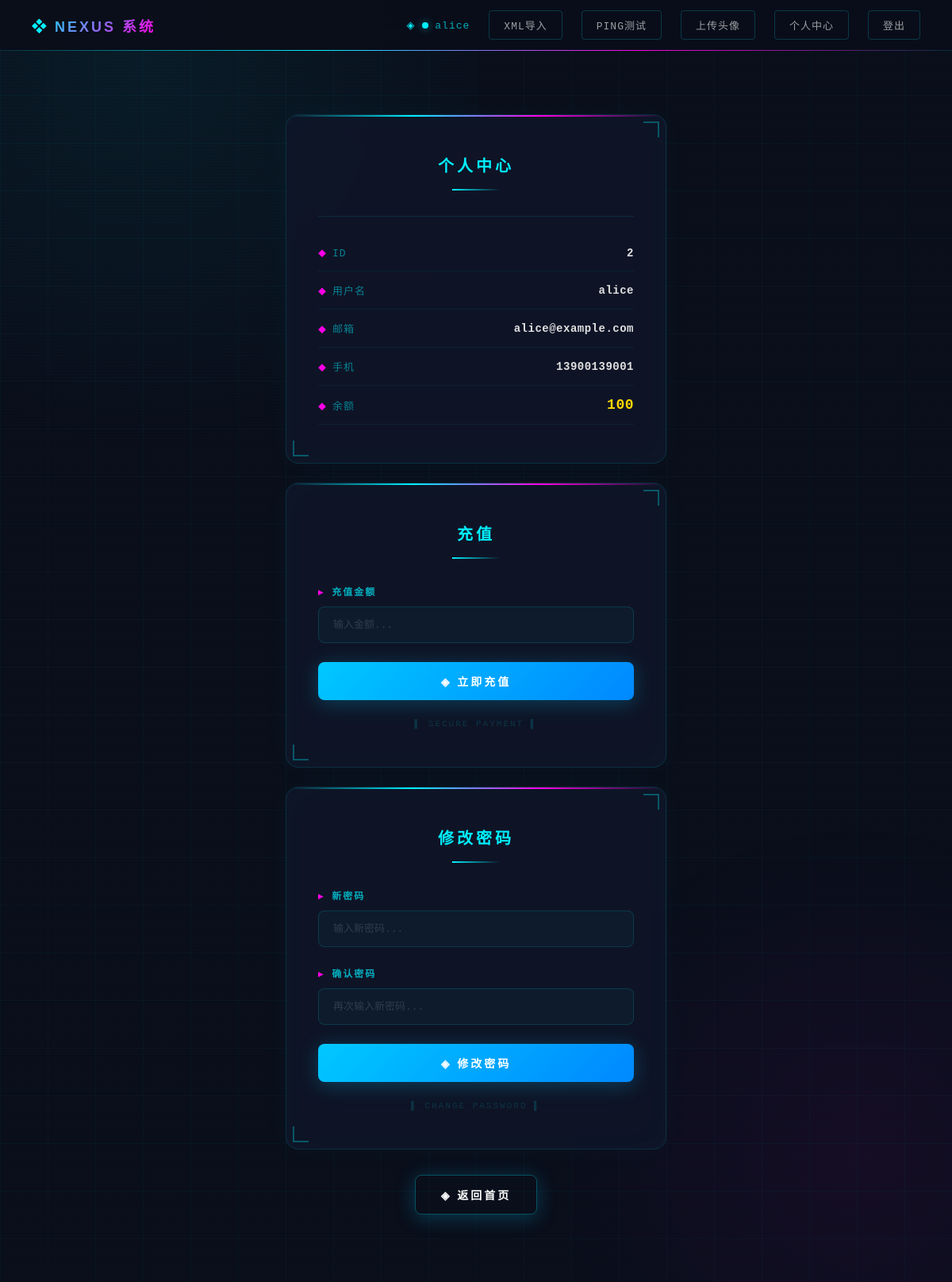
Screenshot of /profile (signed in) with the database file from the repository.
### tables this page shows
CREATE TABLE users (id INTEGER PRIMARY KEY AUTOINCREMENT, username TEXT UNIQUE, password TEXT, email TEXT, phone TEXT, balance INTEGER DEFAULT 0);

### app.py (the view)
@app.route("/profile")
def profile():
    if "username" not in session:
        return redirect("/login")
    username = session.get("username")
    user_data = _get_user_data(username)
    return render_template("profile.html", user=user_data)

### app.py (called while the page is built)
@app.after_request
def add_security_headers(response):
    response.headers["X-Content-Type-Options"] = "nosniff"
    response.headers["X-Frame-Options"] = "DENY"
    response.headers["X-XSS-Protection"] = "1; mode=block"
    response.headers["Content-Security-Policy"] = "default-src 'self'; style-src 'self' 'unsafe-inline'; img-src 'self' data:;"
    response.headers["Referrer-Policy"] = "strict-origin-when-cross-origin"
    return response

@app.before_request
def ensure_csrf_token():
    if 'csrf_token' not in session:
        session['csrf_token'] = secrets.token_hex(16)

def _get_user_data(username):
    if not username:
        return None
    conn = sqlite3.connect(DB_PATH)
    c = conn.cursor()
    c.execute("SELECT id, username, email, phone, balance FROM users WHERE username=?", (username,))
    row = c.fetchone()
    conn.close()
    if row:
        return {
            "id": row[0],
            "username": row[1],
            "email": row[2],
            "phone": row[3],
            "balance": row[4]
        }
    return None

### templates/profile.html (shortened to what this page needs)
{% extends "base.html" %}
{% block content %}
    {% if user %}
        <div class="card">
            <div class="corner-bot-left"></div>
            <h2 class="card-title">个人中心</h2>
            <div class="user-info">
                <div class="info-item">
                    <span class="info-label">ID</span>
                    <span class="info-value">{{ user.id }}</span>
                </div>
                <div class="info-item">
                    <span class="info-label">用户名</span>
                    <span class="info-value">{{ user.username }}</span>
                </div>
                <div class="info-item">
                    <span class="info-label">邮箱</span>
                    <span class="info-value">{{ user.email }}</span>
                </div>
                <div class="info-item">
                    <span class="info-label">手机</span>
                    <span class="info-value">{{ user.phone }}</span>
                </div>
                <div class="info-item">
                    <span class="info-label">余额</span>
                    <span class="info-value" style="color:#ffd700;font-size:18px;">{{ user.balance }}</span>
                </div>
            </div>
        </div>
        <div class="card">
            <div class="corner-bot-left"></div>
            <h2 class="card-title">充值</h2>
            <form method="POST" action="/recharge" class="form">
                <div class="form-group">
                    <label for="amount">充值金额</label>
                    <input type="number" id="amount" name="amount" class="form-input" placeholder="输入金额..." min="1" required>
                </div>
                <button type="submit" class="btn btn-primary btn-block">◈ 立即充值</button>
            </form>
            <div class="terminal-line">
                <span class="blink">▌</span> SECURE PAYMENT <span class="blink">▌</span>
            </div>
        </div>
        <div class="card">
            <div class="corner-bot-left"></div>
            <h2 class="card-title">修改密码</h2>
            <form method="POST" action="/change-password" class="form">
                <div class="form-group">
                    <label for="new_password">新密码</label>
                    <input type="password" id="new_password" name="new_password" class="form-input" placeholder="输入新密码..." required>
                </div>
                <div class="form-group">
                    <label for="confirm_password">确认密码</label>
                    <input type="password" id="confirm_password" name="confirm_password" class="form-input" placeholder="再次输入新密码..." required>
                </div>
                <button type="submit" class="btn btn-primary btn-block">◈ 修改密码</button>
            </form>
            <div class="terminal-line">
                <span class="blink">▌</span> CHANGE PASSWORD <span class="blink">▌</span>
            </div>
        </div>
        <div class="card-actions">
            <a href="/" class="btn btn-primary" style="background:transparent;border:1px solid rgba(0,240,255,0.3);">◈ 返回首页</a>
        </div>
    {% endif %}
{% endblock %}

### templates/base.html (shortened to what this page needs)
<!DOCTYPE html>
<html lang="zh-CN">
<head>
    <link rel="stylesheet" href="/static/css/style.css">
</head>
<body>
    <div class="ambient-glow-2"></div>
    <div class="scanlines"></div>
    <nav class="navbar">
        <div class="nav-brand">NEXUS 系统</div>
        <div class="nav-menu">
            {% if session.get("username") %}
                <span class="nav-welcome"><span class="status-dot"></span>{{ session["username"] }}</span>
                <a href="/xml-import" class="nav-link">XML导入</a>
                <a href="/ping" class="nav-link">Ping测试</a>
                <a href="/upload" class="nav-link">上传头像</a>
                <a href="/profile" class="nav-link">个人中心</a>
                <a href="/logout" class="nav-link">登出</a>
            {% else %}
                <a href="/register" class="nav-link">注册</a>
                <a href="/login" class="nav-link">登录</a>
            {% endif %}
        </div>
    </nav>
    <main class="container">
        {% block content %}{% endblock %}
    </main>
</body>
</html>

### rows the page displays
users: username "alice", id "2", email "alice@example.com", phone "13900139001", balance "100"
